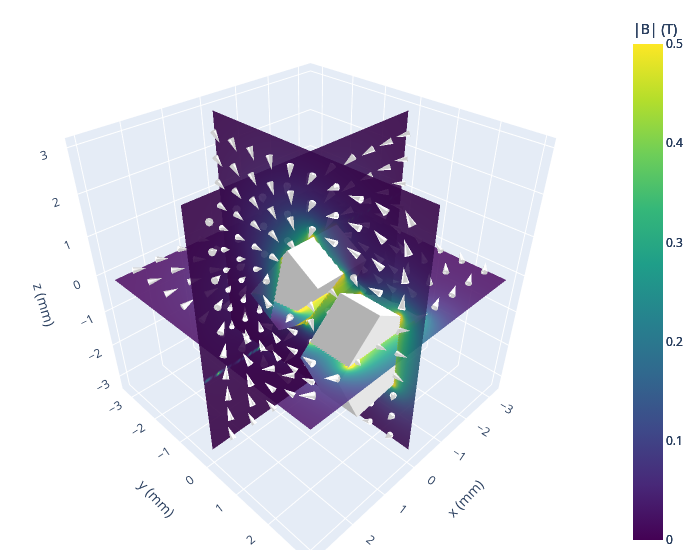

The code cell stored with this chart in its notebook:
### Markdown cell above
3D Render
![Slice Plot](img/pentagon_angle.png)

### Code cell
m0, m1 = gen_mesh_mag(path, file, offset = 0.5)
fig_slice, slice_cache, data_objects = pm.plots.slice_quickplot(cmax=0.5,
                                              num_levels=11,
                                              opacity=0.9,
                                              num_arrows=10,
                                              num_points=100,
                                              cone_opacity=0.9,
                                              magnet_opacity=1.0,
                                              mask_magnet = mask_magnet,
                                              show_magnets = show_magnets,
                                              max1 = 3,
                                              max2 = 3,
                                              slice_value= 0.0,
                                              unit = 'mm'
                               )
